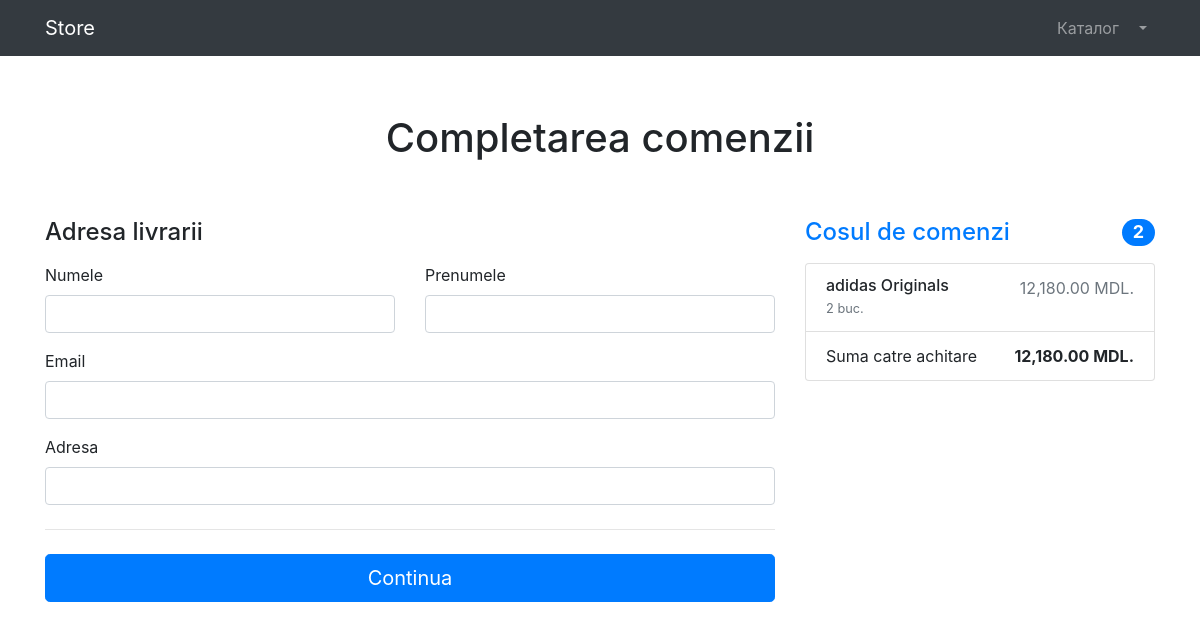
The page /orders/order_create/ (signed in) on the database its author committed.
### products/models.py (models this page shows, shortened)
class Basket(models.Model):
    user = models.ForeignKey(to=User, on_delete=models.CASCADE)
    product = models.ForeignKey(to=Product, on_delete=models.CASCADE)
    quantity = models.PositiveSmallIntegerField(default=0)
    created_timestamp = models.DateTimeField(auto_now_add=True)
    objects = BasketQuerySet.as_manager()
    def sum(self):
        return self.product.price * self.quantity

class Product(models.Model):
    name = models.CharField(max_length=256)
    description = models.TextField()
    price = models.DecimalField(max_digits=6, decimal_places=2)
    quantity = models.PositiveIntegerField(default=0)
    image = models.ImageField(upload_to="product_images")
    category = models.ForeignKey(to=ProductCategory, on_delete=models.CASCADE)
    class Meta:
        verbose_name = 'Product'
        verbose_name_plural = 'Products'

### orders/views.py (the view, shortened to what this page needs)
# urls.py: path('order_create/', OrderCreateView.as_view(), name='order_create'),
class OrderCreateView(TitleMixin, CreateView):
    template_name = 'orders/order-create.html'
    form_class = OrderForm
    success_url = reverse_lazy('orders:order_create')
    title = 'Perfectarea comenzii'

### orders/forms.py
class OrderForm(forms.ModelForm):
    first_name = forms.CharField(widget=forms.TextInput(attrs={'class': 'form-control'}))
    last_name = forms.CharField(widget=forms.TextInput(attrs={'class': 'form-control'}))
    email = forms.EmailField(widget=forms.EmailInput(attrs={'class': 'form-control'}))
    address = forms.CharField(widget=forms.TextInput(attrs={'class': 'form-control'}))
    class Meta:
        model = Order
        fields = ('first_name', 'last_name', 'email', 'address')

### common/views.py (called while the page is built)
    def get_context_data(self, **kwargs):
        context = super(TitleMixin, self).get_context_data(**kwargs)
        context["title"] = self.title
        return context

### products/context_processors.py (called while the page is built)
def baskets(request):
    user = request.user
    return {'baskets': Basket.objects.filter(user=user) if user.is_authenticated else []}

### products/models.py (called while the page is built)
    def total_sum(self):
        return sum(basket.sum() for basket in self)

    def total_quantity(self):
        return sum(basket.quantity for basket in self)

### orders/templates/orders/order-create.html (shortened to what this page needs)
{% extends 'products/base.html' %}
{% load humanize %}
{% block content %}
<section>
        <div class="alert alert-warning text-center" role="alert">
        </div>
        <div class="container">
            <div class="py-5 text-center">
                <h1>Completarea comenzii</h1>
            </div>
            <div class="row g-5">
                <div class="col-md-5 col-lg-4 order-md-last">
                    <h4 class="d-flex justify-content-between align-items-center mb-3">
                        <span class="text-primary">Cosul de comenzi</span>
                        <span class="badge badge-primary badge-pill text-white">{{ baskets.total_quantity }}</span>
                    </h4>
                    <ul class="list-group mb-3">
                        {% for basket in baskets %}
                            <li class="list-group-item d-flex justify-content-between lh-sm">
                                <div>
                                    <h6 class="my-0">{{ basket.product.name }}</h6>
                                    <small class="text-muted">{{ basket.quantity }} buc.</small>
                                </div>
                                <span class="text-muted">{{ basket.sum|intcomma}} MDL.</span>
                            </li>
                        {% endfor %}
                        <li class="list-group-item d-flex justify-content-between">
                            <span>Suma catre achitare</span>
                            <strong>{{ baskets.total_sum|intcomma }} MDL.</strong>
                        </li>
                    </ul>
                </div>
                <div class="col-md-7 col-lg-8">
                    <h4 class="mb-3">Adresa livrarii</h4>
                    <form action="{% url 'orders:order_create' %}" method="post">
                        <div class="row g-3">
                            <div class="col-sm-6">
                                <label for="{{ form.first_name.id_for_label }}" class="form-label">Numele</label>
                                {{ form.first_name }}
                            </div>
                            <div class="col-sm-6">
                                <label for="{{ form.last_name.id_for_label }}" class="form-label">Prenumele</label>
                                {{ form.last_name }}
                            </div>
                            <div class="col-12 mt-3">
                                <label for="{{ form.email.id_for_label }}" class="form-label">Email</label>
                                {{ form.email }}
                            </div>
                            <div class="col-12 mt-3">
                                <label for="{{ form.address.id_for_label }}" class="form-label">Adresa</label>
                                {{ form.address }}
                            </div>
                        </div>
                        <hr class="my-4">
                        <button class="w-100 btn btn-primary btn-lg" type="submit">Continua</button>
                    </form>
                </div>
            </div>
        </div>
    </section>
{% endblock %}

### rows shown on the page
Basket: total_quantity "2", product.name "adidas Originals", quantity "2", sum "12,180.00", total_sum "12,180.00"
